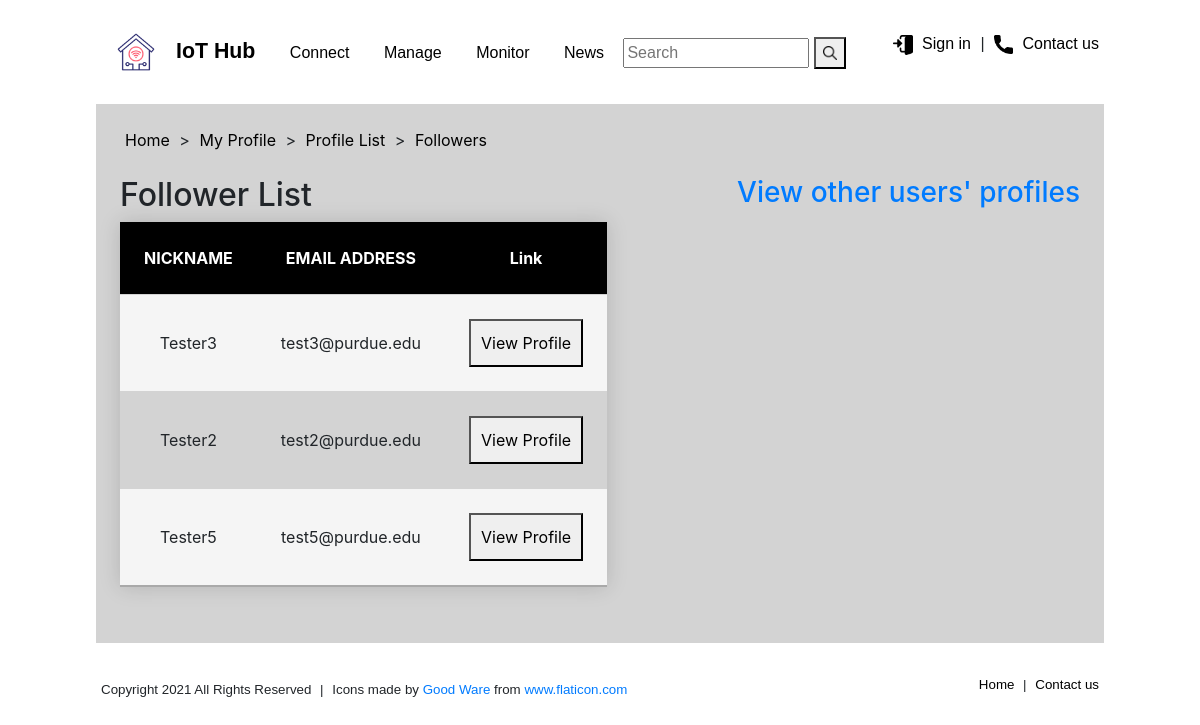
Page /CNIT581-048-project3/2/followerlist/ on the earlier database version.
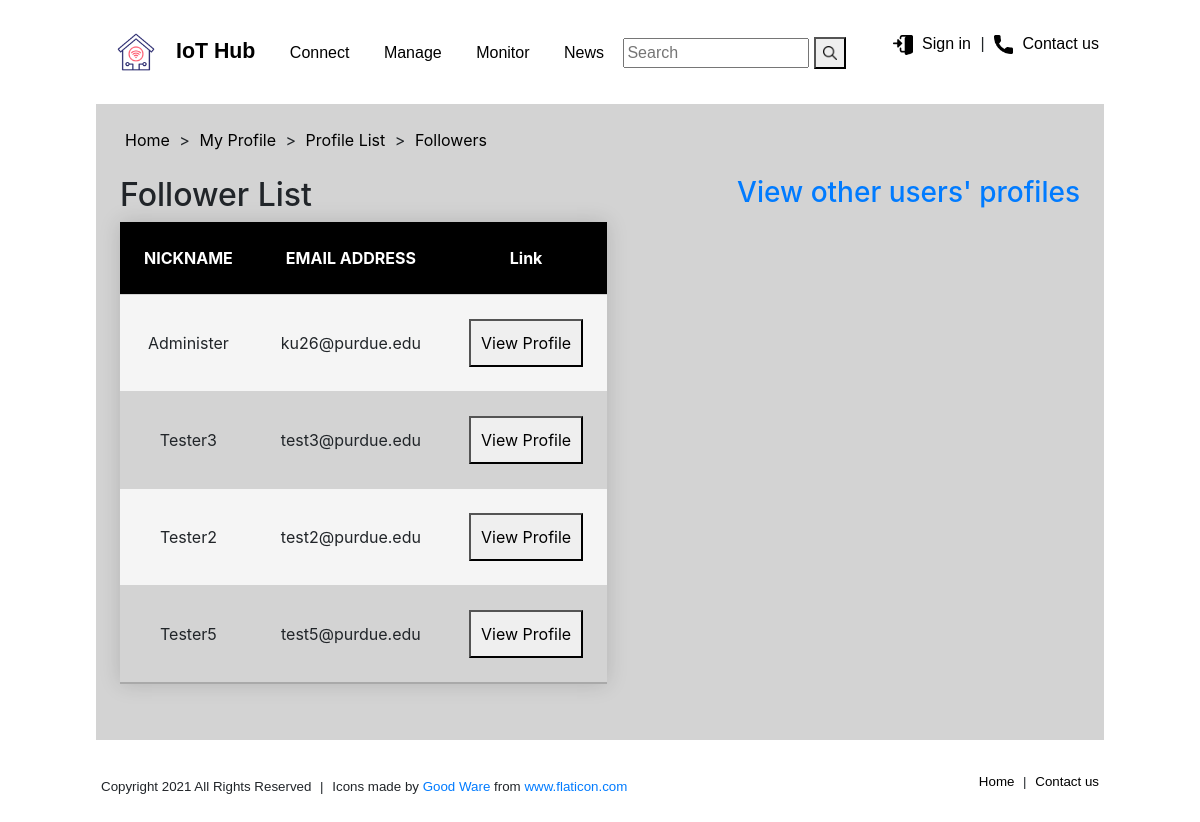
Same page on the later database version.
### hubapp/models.py (models this page shows)
class CustomUser(AbstractUser):
    nickname = models.CharField(max_length=100)
    gender_type_choices = (
        ('Male', 'Male'),
        ('Female', 'Female'),
        ('Not to say', 'Not to say')
    )
    gender = models.CharField(max_length=10, choices=gender_type_choices)
    followers = models.ManyToManyField(
        settings.AUTH_USER_MODEL,
        related_name='following',
        blank=True
    )

### hubapp/views.py (the view)
# urls.py: path('<int:user_id>/followerlist/', views.followerlist, name='followerlist'),
def followerlist(request, user_id):
    user = get_object_or_404(get_user_model(), id=user_id)
    follower_list = user.followers.all()
    return render(request, 'hubapp/followerlist.html', {'follower_list': follower_list})

### hubapp/templates/hubapp/followerlist.html
{% extends "hubapp/base.html" %}
{% block header %}
    <a href="{% url 'index' %}">Home</a> >
    <a href="{% url 'myprofile' %}">My Profile</a> >
    <a href="{% url 'profiles' %}">Profile List</a> >
    <a href="">Followers</a>
{% endblock header %}
{% block title %}
<div>
    <h2 style="display: inline-block">
        Follower List
    </h2>
    <h3 style="float:right; vertical-align:middle">
        <a href="{% url 'profiles' %}">View other users' profiles</a>
    </h3>
</div>
{% endblock title %}
{% block content %}
<div>
    <table class="devices-list">
         <thead>
            <tr>
                <th>NICKNAME</th>
                <th>EMAIL ADDRESS</th>
                <th>Link</th>
            </tr>
         </thead>
         <tbody>
        {% for follower in follower_list %}
             <tr>
                 <td>{{ follower.nickname }}</td>
                 <td>{{ follower.email }}</td>
                 <td><button onclick="location.href='{% url 'other_profile' follower.id %}'">View Profile</button></td>
             </tr>
        {% endfor %}
         </tbody>
    </table>
</div>
{% endblock content %}

Differences in the rows shown:
now on this page (row edited): CustomUser: nickname "Administer", email "ku26@purdue.edu"
